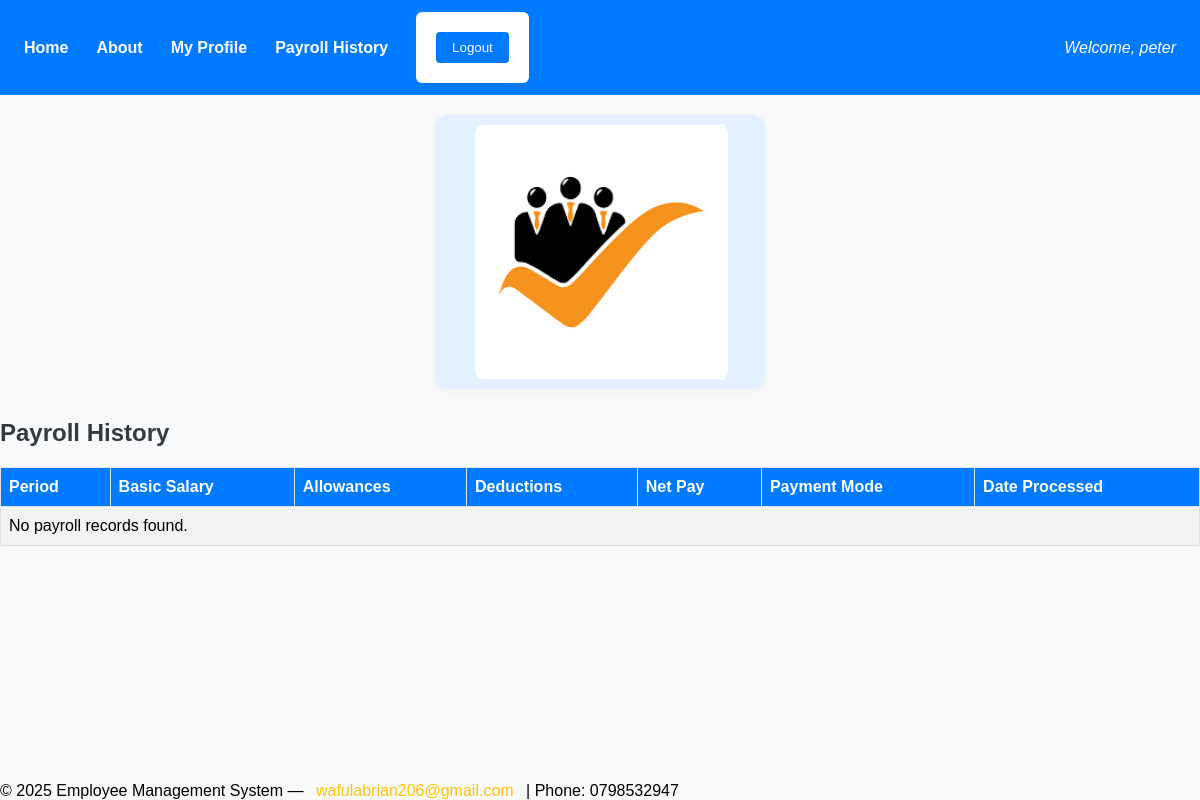
/accounts/profile/payroll/ (signed in), run on an earlier commit of the app's database.
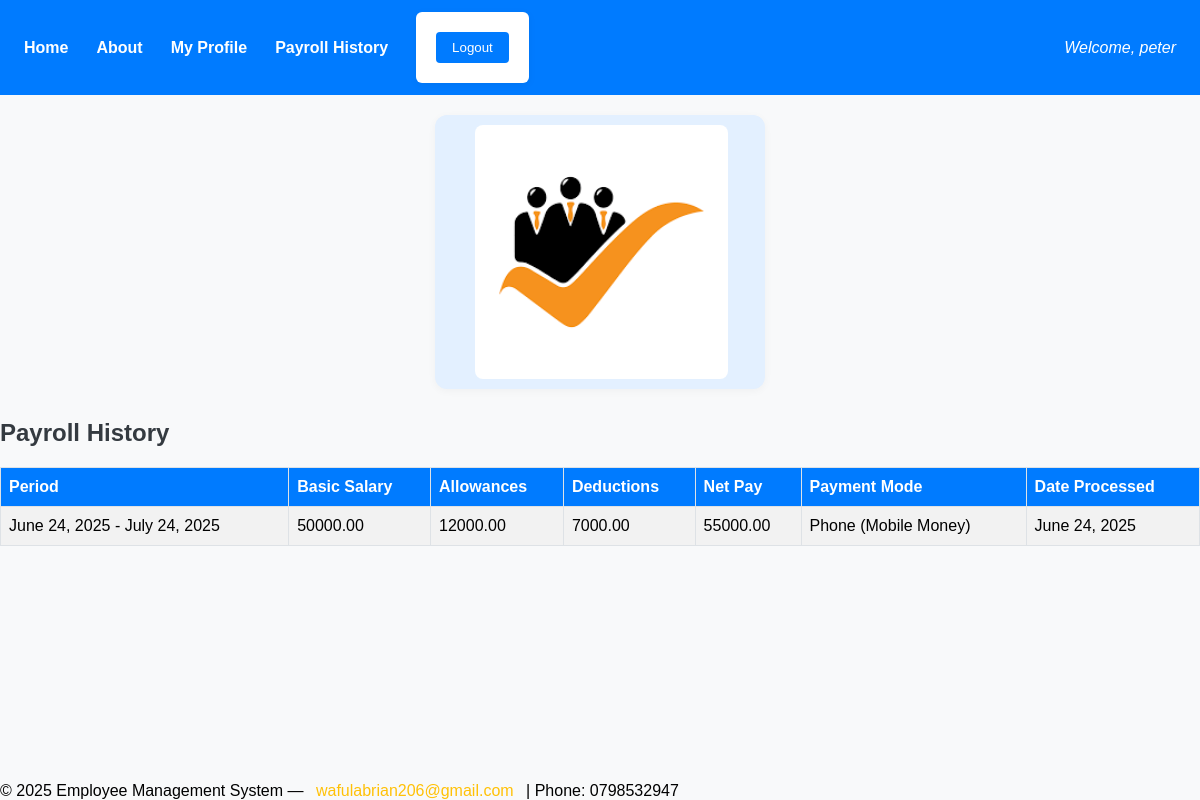
And on a later commit of the database.
### employees/models.py (models this page shows, shortened)
class Payroll(models.Model):
    PAYMENT_MODES = [
        ('phone', 'Phone (Mobile Money)'),
        ('bank', 'Bank Transfer'),
        ('cash', 'Cash'),
    ]
    employee = models.ForeignKey('Employee', on_delete=models.CASCADE)
    pay_period_start = models.DateField()
    pay_period_end = models.DateField()
    basic_salary = models.DecimalField(max_digits=10, decimal_places=2)
    allowances = models.DecimalField(max_digits=10, decimal_places=2, default=0)
    deductions = models.DecimalField(max_digits=10, decimal_places=2, default=0)
    net_pay = models.DecimalField(max_digits=10, decimal_places=2, editable=False)
    mode = models.CharField(max_length=10, choices=PAYMENT_MODES, default='phone')
    phone_number = models.CharField(max_length=15, null=True, blank=True)
    date_processed = models.DateField(auto_now_add=True)
    class Meta:
        unique_together = ('employee', 'pay_period_start', 'pay_period_end')

### employees/views.py (the view)
# urls.py: path('accounts/profile/payroll/', views.employee_payroll_history, name='employee_payroll_history'),
@login_required
def employee_payroll_history(request):
    try:
        employee = Employee.objects.get(user=request.user)
        payrolls = Payroll.objects.filter(employee=employee).order_by('-pay_period_start')
    except Employee.DoesNotExist:
        payrolls = []
        employee = None
    return render(request, 'employees/employee_payroll_history.html', {'payrolls': payrolls, 'employee': employee})

### employees/templates/employees/employee_payroll_history.html
{% extends 'base.html' %}
{% block content %}
<h2>Payroll History</h2>
<table class="employee-table">
    <tr>
        <th>Period</th>
        <th>Basic Salary</th>
        <th>Allowances</th>
        <th>Deductions</th>
        <th>Net Pay</th>
        <th>Payment Mode</th>
        <th>Date Processed</th>
    </tr>
    {% for payroll in payrolls %}
    <tr>
        <td>{{ payroll.pay_period_start }} - {{ payroll.pay_period_end }}</td>
        <td>{{ payroll.basic_salary }}</td>
        <td>{{ payroll.allowances }}</td>
        <td>{{ payroll.deductions }}</td>
        <td>{{ payroll.net_pay }}</td>
        <td>{{ payroll.get_mode_display }}</td>
        <td>{{ payroll.date_processed }}</td>
    </tr>
    {% empty %}
    <tr><td colspan="7">No payroll records found.</td></tr>
    {% endfor %}
</table>
{% endblock %}

What changed in the data, as far as the page shows it:
added Payroll: pay_period_start "June 24, 2025", pay_period_end "July 24, 2025", basic_salary "50000.00", allowances "12000.00", deductions "7000.00", net_pay "55000.00", mode "Phone (Mobile Money)", date_processed "June 24, 2025"
Also different on the page:
text no longer shown: "No payroll records found."
